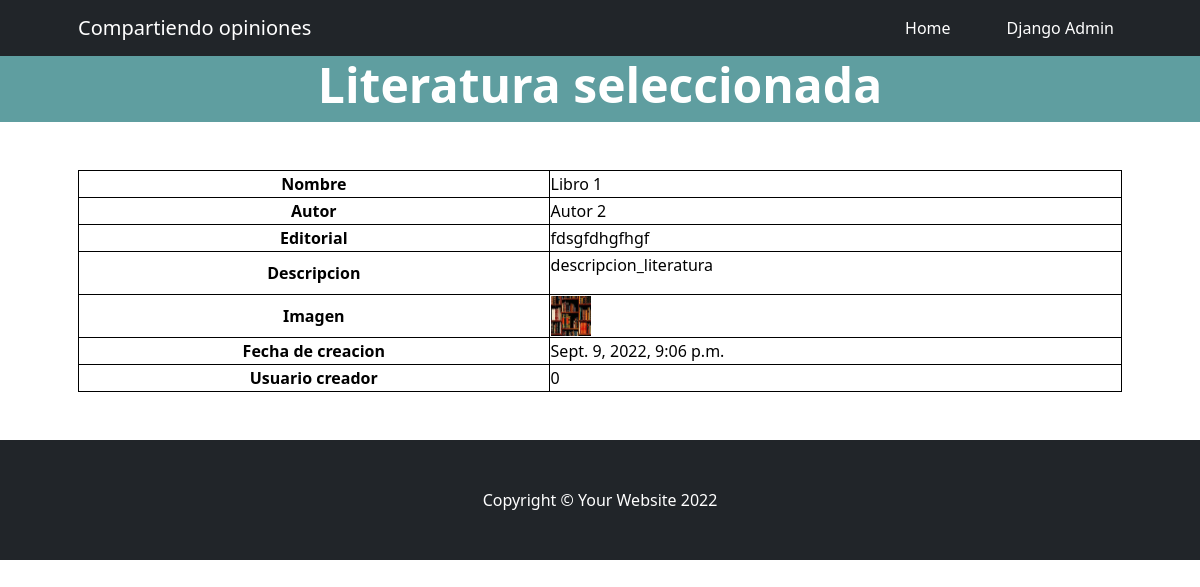
The page /TPFinal/Literatura/Ver/1 on the database as committed earlier.
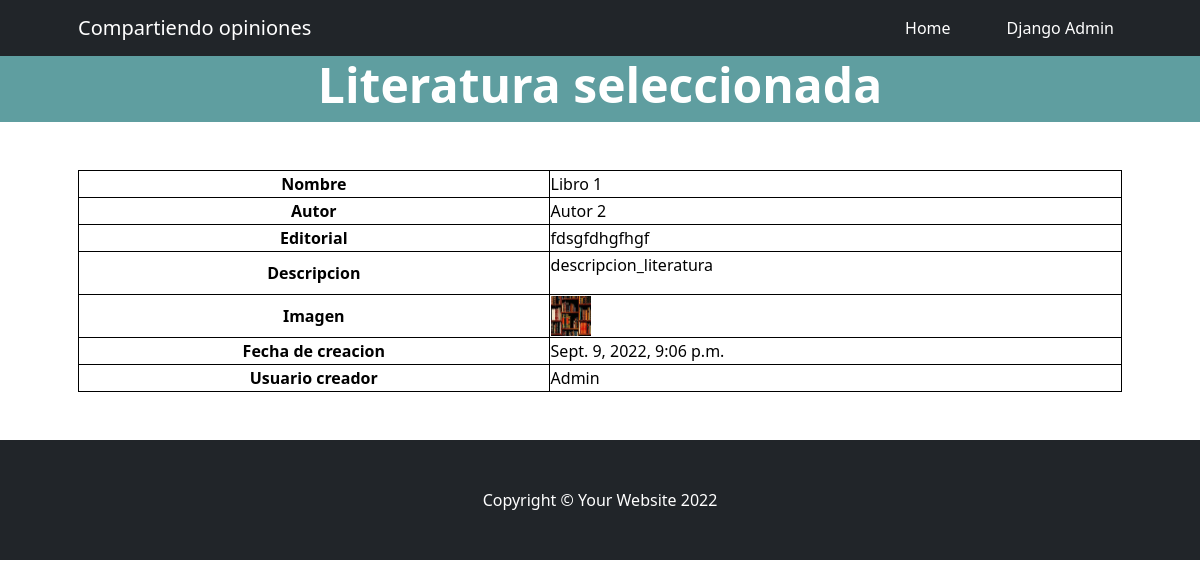
The same page on the database as committed later.
### AppTPFinal/models.py (models this page shows, shortened)
class Literatura(models.Model):
    id_literatura = models.AutoField(primary_key=True)
    nombre_literatura = models.CharField(max_length=50)
    autor_literatura = models.CharField(max_length=50)
    editorial_literatura = models.CharField(max_length=50)
    descripcion_literatura = RichTextField(blank=True, null=True)
    username_literatura = models.CharField(max_length=50)
    fecha_creacion_literatura = models.DateTimeField(auto_now_add=True)

class ImagenLiteratura(models.Model):
    id_literatura = models.OneToOneField(Literatura, on_delete=models.CASCADE)
    imglit = models.ImageField(upload_to='literatura', null=True, blank=True)

### AppTPFinal/views.py (the view)
# urls.py: path('Literatura/Ver/<int:id_literatura>', literatura_ver, name='TPFinalLiteraturaVer'),
def literatura_ver(request, id_literatura):
    lit = Literatura.objects.get(id_literatura=id_literatura)
    literatura_form = Literatura_Form(initial={
        'nombre_literatura': lit.nombre_literatura,
        'autor_literatura': lit.autor_literatura,
        'editorial_literatura': lit.editorial_literatura,
        'descripcion_literatura': lit.descripcion_literatura,
    }
    )
    contexto = {
        'formulariocargarliteratura': literatura_form,
        'literatura': lit,
    }
    return render(request, 'AppCoder/literatura/literaturaver.html', contexto)

### templates/AppCoder/literatura/literaturaver.html (shortened to what this page needs)
{% extends "index.html" %}
{% block bodyheader %}
<h1 class="display-5 fw-bolder text-white mb-2">Literatura seleccionada</h1>
{% endblock %}
{% block bodyoptions %}
<section>
    <div class="datos-usuario">
        <div class="container px-5 my-5">
            <div class="row gx-5">
                <form class="bodyoptionstittle" action="" method="post" enctype="multipart/form-data" novalidate>
                    <table style="width:100%">
                        <tr>
                            <th class="thdata">Nombre</th>
                            <td class="tddata">{{literatura.nombre_literatura}}</td>
                        </tr>
                        <tr>
                            <th class="thdata">Autor</th>
                            <td class="tddata">{{literatura.autor_literatura}}</td>
                        </tr>
                        <tr>
                            <th class="thdata">Editorial</th>
                            <td class="tddata">{{literatura.editorial_literatura}}</td>
                        </tr>
                        <tr>
                            <th class="thdata">Descripcion</th>
                            <td class="tddata">{{literatura.descripcion_literatura|safe}}</td>
                        </tr>
                        <tr>
                            <th class="thdata">Imagen</th>
                            {% if literatura.imagenliteratura.imglit.url != "" %}
                            <td class="tddata"><img src="{{ literatura.imagenliteratura.imglit.url }}" alt=""
                                                    width="40px"
                                                    height="40px"></td>
                            {% else %}
                            <td class="tddata">No image</td>
                            {% endif %}
                        </tr>
                        <tr>
                            <th class="thdata">Fecha de creacion</th>
                            <td class="tddata">{{literatura.fecha_creacion_literatura}}</td>
                        </tr>
                        <tr>
                            <th class="thdata">Usuario creador</th>
                            <td class="tddata">{{literatura.username_literatura}}</td>
                        </tr>
                    </table>
                </form>
            </div>
        </div>
    </div>
</section>
{% endblock %}

### templates/index.html (shortened to what this page needs)
<!DOCTYPE html>
<html lang="en">
<head>
    {% load static %}
    <link href="https://cdn.jsdelivr.net/npm/bootstrap-icons@1.4.1/font/bootstrap-icons.css" rel="stylesheet"/>
    <link href="{% static 'AppCode/css/styles.css' %}" rel="stylesheet"/>
</head>
<body>
<nav class="navbar navbar-expand-lg navbar-dark bg-dark">
    <div class="container px-5">
        <a class="navbar-brand">Compartiendo opiniones</a>
        <div class="collapse navbar-collapse" id="navbarSupportedContent">
            <ul class="navbar-nav ms-auto mb-2 mb-lg-0">
                <li class="nav-item"><a class="nav-link active" aria-current="page" href="/TPFinal">Home</a>
                </li>
                <div class="space">
                </div>
                <div class="space">
                </div>
                <li class="nav-item"><a class="nav-link active" aria-current="page" href="/admin">Django Admin</a>
                </li>
            </ul>
        </div>
    </div>
</nav>
<header class="bodyheader">
    <div class="container px-5">
        <div class="row gx-5 justify-content-center">
            <div class="col-lg-8">
                {% block bodyheader %}
                {% endblock %}
            </div>
        </div>
    </div>
</header>
{% block bodyoptions %}
{% endblock %}
<footer class="py-5 bg-dark">
    <div class="container px-5"><p class="m-0 text-center text-white">Copyright &copy; Your Website 2022</p></div>
</footer>
</body>
</html>

### templates/styles/styles.html (style rules this page uses)
.bodyheader { background-color:cadetblue; text-align: center; }
.space { width: 20px; height: auto; display: inline-block; }
.bodyoptionstittle { margin: auto; width: 420px; text-align: left; color:black; }
.thdata { border: 1px solid black; border-collapse: collapse; text-align:center; }
.tddata { border: 1px solid black; border-collapse: collapse; text-align:left; }

Rows that differ between the two databases and show on the page:
changed Literatura "Libro 1": username_literatura "0" → "Admin"
